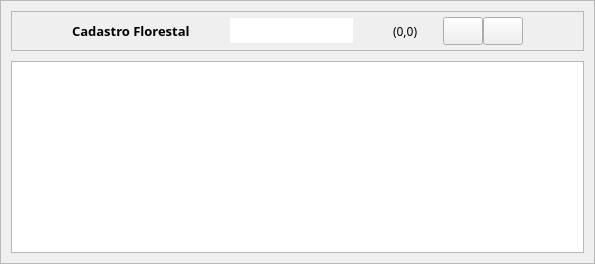
                <widget class="QWidget" name="cad">
                 <layout class="QHBoxLayout" name="horizontalLayout_5">
                  <property name="spacing">
                   <number>0</number>
                  </property>
                  <property name="leftMargin">
                   <number>0</number>
                  </property>
                  <property name="topMargin">
                   <number>0</number>
                  </property>
                  <property name="rightMargin">
                   <number>0</number>
                  </property>
                  <property name="bottomMargin">
                   <number>0</number>
                  </property>
                  <item>
                   <widget class="QFrame" name="frame_53">
                    <property name="sizePolicy">
                     <sizepolicy hsizetype="Expanding" vsizetype="Preferred">
                      <horstretch>0</horstretch>
                      <verstretch>0</verstretch>
                     </sizepolicy>
                    </property>
                    <property name="minimumSize">
                     <size>
                      <width>0</width>
                      <height>0</height>
                     </size>
                    </property>
                    <property name="frameShape">
                     <enum>QFrame::StyledPanel</enum>
                    </property>
                    <property name="frameShadow">
                     <enum>QFrame::Raised</enum>
                    </property>
                    <layout class="QVBoxLayout" name="verticalLayout_10">
                     <property name="spacing">
                      <number>10</number>
                     </property>
                     <property name="leftMargin">
                      <number>10</number>
                     </property>
                     <property name="topMargin">
                      <number>10</number>
                     </property>
                     <property name="rightMargin">
                      <number>10</number>
                     </property>
                     <property name="bottomMargin">
                      <number>10</number>
                     </property>
                     <item>
                      <widget class="QFrame" name="frame_54">
                       <property name="minimumSize">
                        <size>
                         <width>0</width>
                         <height>40</height>
                        </size>
                       </property>
                       <property name="frameShape">
                        <enum>QFrame::StyledPanel</enum>
                       </property>
                       <property name="frameShadow">
                        <enum>QFrame::Raised</enum>
                       </property>
                       <layout class="QHBoxLayout" name="horizontalLayout_11">
                        <property name="spacing">
                         <number>0</number>
                        </property>
                        <property name="leftMargin">
                         <number>60</number>
                        </property>
                        <property name="topMargin">
                         <number>0</number>
                        </property>
                        <property name="rightMargin">
                         <number>60</number>
                        </property>
                        <property name="bottomMargin">
                         <number>0</number>
                        </property>
                        <item>
                         <widget class="QLabel" name="label_107">
                          <property name="font">
                           <font>
                            <family>Poppins SemiBold</family>
                            <pointsize>10</pointsize>
                            <weight>75</weight>
                            <bold>true</bold>
                           </font>
                          </property>
                          <property name="text">
                           <string>Cadastro Florestal</string>
                          </property>
                         </widget>
                        </item>
                        <item>
                         <spacer name="horizontalSpacer_33">
                          <property name="orientation">
                           <enum>Qt::Horizontal</enum>
                          </property>
                          <property name="sizeHint" stdset="0">
                           <size>
                            <width>40</width>
                            <height>20</height>
                           </size>
                          </property>
                         </spacer>
                        </item>
                        <item>
                         <widget class="QLineEdit" name="search_7">
                          <property name="minimumSize">
                           <size>
                            <width>0</width>
                            <height>25</height>
                           </size>
                          </property>
                          <property name="maximumSize">
                           <size>
                            <width>220</width>
                            <height>16777215</height>
                           </size>
                          </property>
                          <property name="font">
                           <font>
                            <family>Poppins</family>
                            <pointsize>10</pointsize>
                           </font>
                          </property>
                          <property name="frame">
                           <bool>false</bool>
                          </property>
                         </widget>
                        </item>
                        <item>
                         <spacer name="horizontalSpacer_6">
                          <property name="orientation">
                           <enum>Qt::Horizontal</enum>
                          </property>
                          <property name="sizeHint" stdset="0">
                           <size>
                            <width>40</width>
                            <height>20</height>
                           </size>
                          </property>
                         </spacer>
                        </item>
                        <item>
                         <widget class="QLabel" name="label_11">
                          <property name="font">
                           <font>
                            <family>Poppins Medium</family>
                           </font>
                          </property>
                          <property name="text">
                           <string>(0,0)</string>
                          </property>
                         </widget>
                        </item>
                        <item>
                         <spacer name="horizontalSpacer_19">
                          <property name="orientation">
                           <enum>Qt::Horizontal</enum>
                          </property>
                          <property name="sizeType">
                           <enum>QSizePolicy::Fixed</enum>
                          </property>
                          <property name="sizeHint" stdset="0">
                           <size>
                            <width>25</width>
                            <height>20</height>
                           </size>
                          </property>
                         </spacer>
                        </item>
                        <item>
                         <widget class="QPushButton" name="button_open_6">
                          <property name="minimumSize">
                           <size>
                            <width>26</width>
                            <height>28</height>
                           </size>
                          </property>
                          <property name="text">
                           <string/>
                          </property>
                         </widget>
                        </item>
                        <item>
                         <widget class="QPushButton" name="r_8">
                          <property name="minimumSize">
                           <size>
                            <width>26</width>
                            <height>28</height>
                           </size>
                          </property>
                          <property name="text">
                           <string/>
                          </property>
                         </widget>
                        </item>
                       </layout>
                      </widget>
                     </item>
                     <item>
                      <widget class="QTableWidget" name="tab_7">
                       <property name="minimumSize">
                        <size>
                         <width>0</width>
                         <height>0</height>
                        </size>
                       </property>
                       <property name="font">
                        <font>
                         <family>Poppins SemiBold</family>
                         <pointsize>8</pointsize>
                         <weight>75</weight>
                         <bold>true</bold>
                        </font>
                       </property>
                       <property name="frameShadow">
                        <enum>QFrame::Plain</enum>
                       </property>
                       <property name="lineWidth">
                        <number>10</number>
                       </property>
                       <property name="sortingEnabled">
                        <bool>true</bool>
                       </property>
                       <attribute name="horizontalHeaderDefaultSectionSize">
                        <number>150</number>
                       </attribute>
                       <attribute name="horizontalHeaderMinimumSectionSize">
                        <number>50</number>
                       </attribute>
                       <attribute name="verticalHeaderVisible">
                        <bool>false</bool>
                       </attribute>
                       <attribute name="verticalHeaderDefaultSectionSize">
                        <number>80</number>
                       </attribute>
                       <attribute name="verticalHeaderMinimumSectionSize">
                        <number>40</number>
                       </attribute>
                      </widget>
                     </item>
                    </layout>
                   </widget>
                  </item>
                 </layout>
                </widget>
